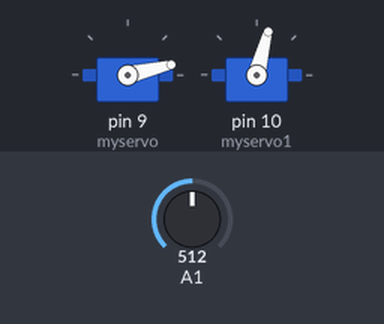
A sketch run on a simulated Arduino Uno, built with avr-gcc and run on an emulated ATmega328P. Shown: 2 × servo. The inputs (shaded band) are chosen by the test bench; at power-on: A1 = 512.

Above: at 2.3 s.
2.4 s: A1 set to 109
At 2.99 s:
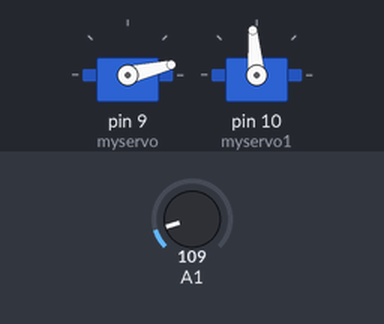
5.9 s: A1 set to 93
At 7.4 s:
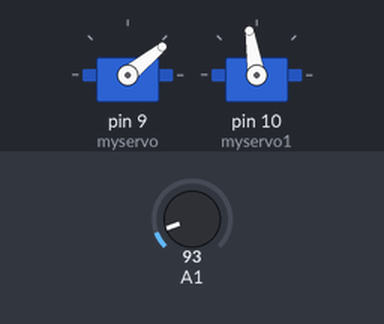
Timing chart, 0 to 8.9 s (numbered marks = the images above; inputs shaded):
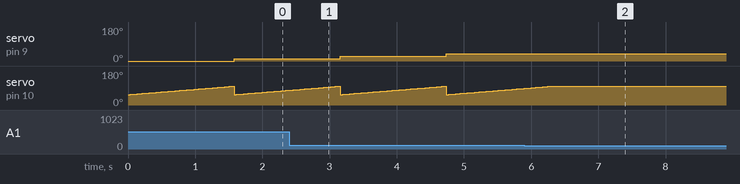

Measured:
- the behaviour switches between 100 and 99 on A1 (found by bisection; images 1 and 2)
- after the input at 5.9 s, servo on pin 9 (myservo): stays 39° (without the input it goes to 52° after 0.42 s); servo on pin 10 (myservo1): goes on until 6.3 s, then stays 99°
- by itself, servo on pin 10 (myservo1): ramps from 55° to 99° and jumps back, once every 1.6 s

The sketch:

laserGimbalTest.ino
```cpp
#include <Servo.h>
Servo myservo;
Servo myservo1;
int pos = 0;
int pos2 = 45;

void setup() {
  pinMode(A1, INPUT);
  Serial.begin(9600);
  myservo.attach(9);
  myservo1.attach(10);

}

void loop(){
  for(pos = 0; pos < 180; pos += 13){
   int sensorState = analogRead(A1);
   if (sensorState < 100) {
      myservo.detach();
      myservo1.detach();
   }
      myservo.write(pos);
      for(pos2 = 55; pos2 < 100; pos2 +=1) {
      myservo1.write(pos2);
      delay(35);
      }
  }
  for(pos = 180; pos>=1; pos-=50){
   int sensorState = analogRead(A1);
    if (sensorState < 100) {
      myservo.detach();
      myservo1.detach();
   }
    myservo.write(pos);
    for(pos2 = 135; pos2 > 55; pos2 -=13) {
    myservo1.write(pos/2 + 45);
      delay(20);
    }
  }


}
```
